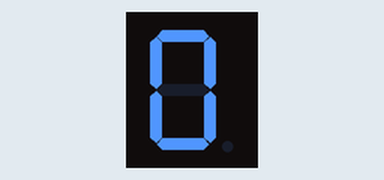
Recording of a sketch running on a simulated Arduino Uno, built with avr-gcc and run on an emulated ATmega328P. Shown: 1-digit seven-segment display. Wiring (inferred from the names in the program): 1-digit 7-segment display, segments lit when HIGH: segments pin 2, pin 3, pin 4, pin 5, pin 6, pin 7, pin 8. The segment pins are drawn as the display they are named for.

Above: at 0.1 s.
At 1.1 s:
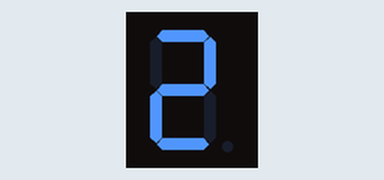
At 2.1 s:
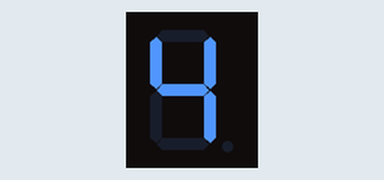
At 3.1 s:
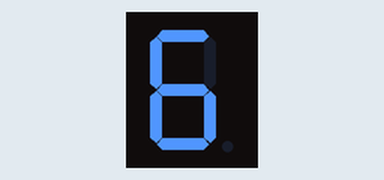
At 4.1 s:
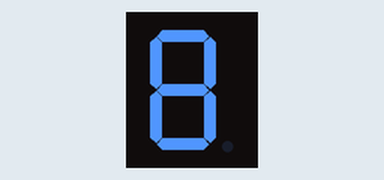

The sketch:

Seven_Segment_Even.ino
```cpp
/*
 * 7-Segment Pin (CC)      Arduino UNO Pin
 * Segment a (via 220Ω) ---> Pin 2
 * Segment b (via 220Ω) ---> Pin 3
 * Segment c (via 220Ω) ---> Pin 4
 * Segment d (via 220Ω) ---> Pin 5
 * Segment e (via 220Ω) ---> Pin 6
 * Segment f (via 220Ω) ---> Pin 7
 * Segment g (via 220Ω) ---> Pin 8
 * Common Cathode (GND) ---> GND
 */

int seg[] = {2, 3, 4, 5, 6, 7, 8};

int num[10][7] = {
    {1, 1, 1, 1, 1, 1, 0},  // 0
    {0, 1, 1, 0, 0, 0, 0},  // 1
    {1, 1, 0, 1, 1, 0, 1},  // 2
    {1, 1, 1, 1, 0, 0, 1},  // 3
    {0, 1, 1, 0, 0, 1, 1},  // 4
    {1, 0, 1, 1, 0, 1, 1},  // 5
    {1, 0, 1, 1, 1, 1, 1},  // 6
    {1, 1, 1, 0, 0, 0, 0},  // 7
    {1, 1, 1, 1, 1, 1, 1},  // 8
    {1, 1, 1, 1, 0, 1, 1}   // 9
};

void setup() {
  for (int i = 0; i < 7; i++) {
    pinMode(seg[i], OUTPUT);
  }
}

void loop() {
  for (int i = 0; i < 10; i++) {
    if (i % 2 == 0) {  // If condition to check for even numbers (0, 2, 4, 6, 8)
      for (int j = 0; j < 7; j++) {
        digitalWrite(seg[j], num[i][j]);
      }
      delay(1000);
    }
  }
}
```

Measured:
- by itself, everything shown: repeats every 5.0 s, in 5 steps
- what the display in image 1 shows lasts 1.0 s, from 1.0 s to 2.0 s
